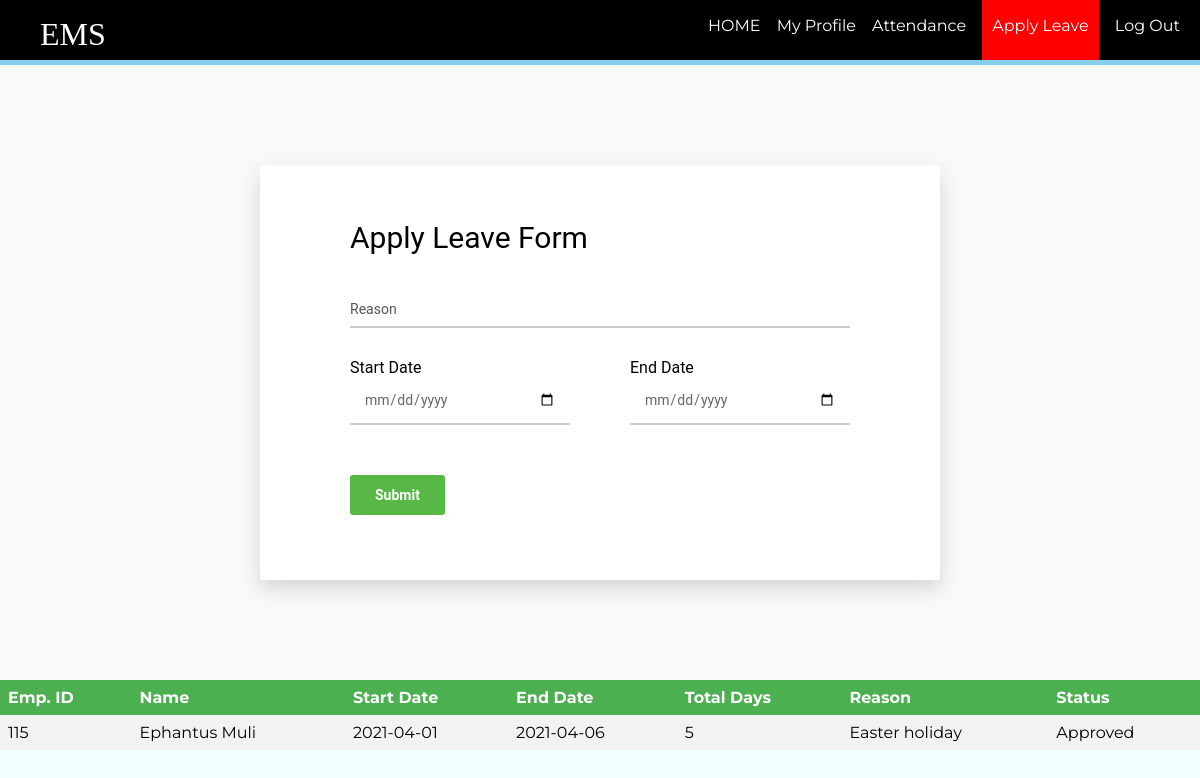
Screenshot of /employee/applyleave.php?id=115 with the database file from the repository.
### tables this page shows
CREATE TABLE `employee_leave` (
  `id` int(11) DEFAULT NULL,
  `token` int(11) NOT NULL,
  `start` date DEFAULT NULL,
  `end` date DEFAULT NULL,
  `reason` char(100) DEFAULT NULL,
  `status` char(50) DEFAULT NULL
);

CREATE TABLE `employee` (
  `id` int(11) NOT NULL,
  `firstName` varchar(100) NOT NULL,
  `lastName` varchar(100) NOT NULL,
  `email` varchar(100) NOT NULL,
  `password` text NOT NULL,
  `birthday` date NOT NULL,
  `gender` varchar(10) NOT NULL,
  `contact` varchar(20) NOT NULL,
  `nid` int(20) NOT NULL,
  `address` varchar(100) DEFAULT NULL,
  `dept` varchar(100) NOT NULL,
  `degree` varchar(100) NOT NULL,
  `pic` text NOT NULL
);

### employee/applyleave.php (the view, shortened to what this page needs)
<?php
	$id = (isset($_GET['id']) ? $_GET['id'] : '');
	require_once ('process/dbh.php');
?>
<html>
<head>
	<link rel="stylesheet" type="text/css" href="styleapply.css">
</head>
<body bgcolor="#F0FFFF">
	<header>
		<nav>
			<h1>EMS</h1>
			<ul id="navli">
				<li><a class="homeblack" href="eloginwel.php?id=<?php echo $id?>"">HOME</a></li>
				<li><a class="homeblack" href="myprofile.php?id=<?php echo $id?>"">My Profile</a></li>
				<li><a class="homeblack" href="attendance.php?id=<?php echo $id?>"">Attendance</a></li>
				<li><a class="homered" href="applyleave.php?id=<?php echo $id?>"">Apply Leave</a></li>
				<li><a class="homeblack" href="elogin.html">Log Out</a></li>
			</ul>
		</nav>
	</header>
	<div class="divider"></div>
	<div class="page-wrapper bg-blue p-t-100 p-b-100 font-robo">
        <div class="wrapper wrapper--w680">
            <div class="card card-1">
                <div class="card-body">
                    <h2 class="title">Apply Leave Form</h2>
                    <form action="process/applyleaveprocess.php?id=<?php echo $id?>" method="POST">
                        <div class="input-group">
                            <input class="input--style-1" type="text" placeholder="Reason" name="reason">
                        </div>
                        <div class="row row-space">
                            <div class="col-2">
                            	<p>Start Date</p>
                                <div class="input-group">
                                    <input class="input--style-1" type="date" placeholder="start" name="start">
                                </div>
                            </div>
                            <div class="col-2">
                            	<p>End Date</p>
                                <div class="input-group">
                                    <input class="input--style-1" type="date" placeholder="end" name="end">
                                </div>
                            </div>
                        </div>
                        <div class="p-t-20">
                            <button class="btn btn--radius btn--green" type="submit">Submit</button>
                        </div>
                    </form>
                </div>
            </div>
        </div>
    </div>
	<table>
			<tr>
				<th align = "center">Emp. ID</th>
				<th align = "center">Name</th>
				<th align = "center">Start Date</th>
				<th align = "center">End Date</th>
				<th align = "center">Total Days</th>
				<th align = "center">Reason</th>
				<th align = "center">Status</th>
			</tr>
			<?php
				$sql = "Select employee.id, employee.firstName, employee.lastName, employee_leave.start, employee_leave.end, employee_leave.reason, employee_leave.status From employee, employee_leave Where employee.id = $id and employee_leave.id = $id order by employee_leave.token";
				$result = mysqli_query($conn, $sql);
				while ($employee = mysqli_fetch_assoc($result)) {
					$date1 = new DateTime($employee['start']);
					$date2 = new DateTime($employee['end']);
					$interval = $date1->diff($date2);
					echo "<tr>";
					echo "<td>".$employee['id']."</td>";
					echo "<td>".$employee['firstName']." ".$employee['lastName']."</td>";
					echo "<td>".$employee['start']."</td>";
					echo "<td>".$employee['end']."</td>";
					echo "<td>".$interval->days."</td>";
					echo "<td>".$employee['reason']."</td>";
					echo "<td>".$employee['status']."</td>";
				}
			?>
		</table>
</body>
</html>

### employee/styleapply.css (style rules this page uses)
body { margin: 0px; }
header { background: black; color: white; padding: 16px 20px 6px 40px; height: 60px; }
header h1 { display: inline; font-family: 'Times New Roman'; font-weight: 400; font-size: 32px; float: left; margin-top: 0px; margin-right: 10px; }
nav ul { display: inline; padding: 0px; float: right; }
nav ul li { display: inline-block; list-style-type: none; color: white; float: none; margin-left: 12px; }
nav ul li a { color: white; text-decoration: none; }
#navli { font-family: 'Montserrat', sans-serif; }
.homered { background-color: red; padding: 30px 10px 25px 10px; }
.divider { background-color: skyblue; height: 5px; }
.font-robo { font-family: "Roboto", "Arial", "Helvetica Neue", sans-serif; }
.row { display: -webkit-box; display: -webkit-flex; display: -moz-box; display: -ms-flexbox; display: flex; -webkit-flex-wrap: wrap; -ms-flex-wrap: wrap; flex-wrap: wrap; }
.row-space { -webkit-box-pack: justify; -webkit-justify-content: space-between; -moz-box-pack: justify; -ms-flex-pack: justify; justify-content: space-between; }
.col-2 { width: -webkit-calc((100% - 60px) / 2); width: -moz-calc((100% - 60px) / 2); width: calc((100% - 60px) / 2); }
html { -webkit-box-sizing: border-box; -moz-box-sizing: border-box; box-sizing: border-box; }
* { padding: 0; margin: 0; }
*, *:before, *:after { -webkit-box-sizing: inherit; -moz-box-sizing: inherit; box-sizing: inherit; }
h1, h2, h3, h4, h5, h6, blockquote, p, pre, dl, dd, ol, ul, figure, hr, fieldset, legend { margin: 0; padding: 0; }
table { border-collapse: collapse; border-spacing: 0; }
button { outline: none; background: none; border: none; }
.page-wrapper { min-height: 100; }
h1, h2, h3, h4, h5, h6 { font-weight: 400; }
h1 { font-size: 36px; }
h2 { font-size: 30px; }
.bg-blue { background: #F8F9F9; }
.p-t-100 { padding-top: 100px; }
.p-t-20 { padding-top: 20px; }
.p-b-100 { padding-bottom: 100px; }
.wrapper { margin: 0 auto; }
.wrapper--w680 { max-width: 680px; }
.btn { line-height: 40px; display: inline-block; padding: 0 25px; cursor: pointer; font-family: "Roboto", "Arial", "Helvetica Neue", sans-serif; color: #fff; -webkit-transition: all 0.4s ease; -o-transition: all 0.4s ease; -moz-transition: all 0.4s ease; transition: all 0.4s ease; font-size: 14px; font-weight: 700; }
.btn--radius { -webkit-border-radius: 3px; -moz-border-radius: 3px; border-radius: 3px; }
.btn--green { background: #57b846; }
input[type="date" i] { padding: 14px; }
input { outline: none; margin: 0; border: none; -webkit-box-shadow: none; -moz-box-shadow: none; box-shadow: none; width: 100%; font-size: 14px; font-family: inherit; }
.input-group { position: relative; margin-bottom: 30px; border-bottom: 2px solid #ccc; }
.input--style-1 { padding: 9px 0; color: #666; }
.title { margin-bottom: 37px; }
.card { overflow: hidden; -webkit-border-radius: 3px; -moz-border-radius: 3px; border-radius: 3px; background: #fff; }
.card-1 { -webkit-box-shadow: 0px 8px 20px 0px rgba(0, 0, 0, 0.15); -moz-box-shadow: 0px 8px 20px 0px rgba(0, 0, 0, 0.15); box-shadow: 0px 8px 20px 0px rgba(0, 0, 0, 0.15); }
.card-1 .card-body { padding: 0 90px; padding-top: 55px; padding-bottom: 65px; }
table { margin: 0px; margin-bottom: 100px; border-collapse: collapse; width: 100%; font-family: 'Montserrat', sans-serif; }
th, td { text-align: left; padding: 8px; }
tr:nth-child(even) { background-color: #f2f2f2 }
th { background-color: #4CAF50; color: white; }

### rows the page displays
employee_leave: id "115", id.firstName "Ephantus", id.lastName "Muli", start "2021-04-01", end "2021-04-06", start+end "5", reason "Easter holiday", status "Approved"
